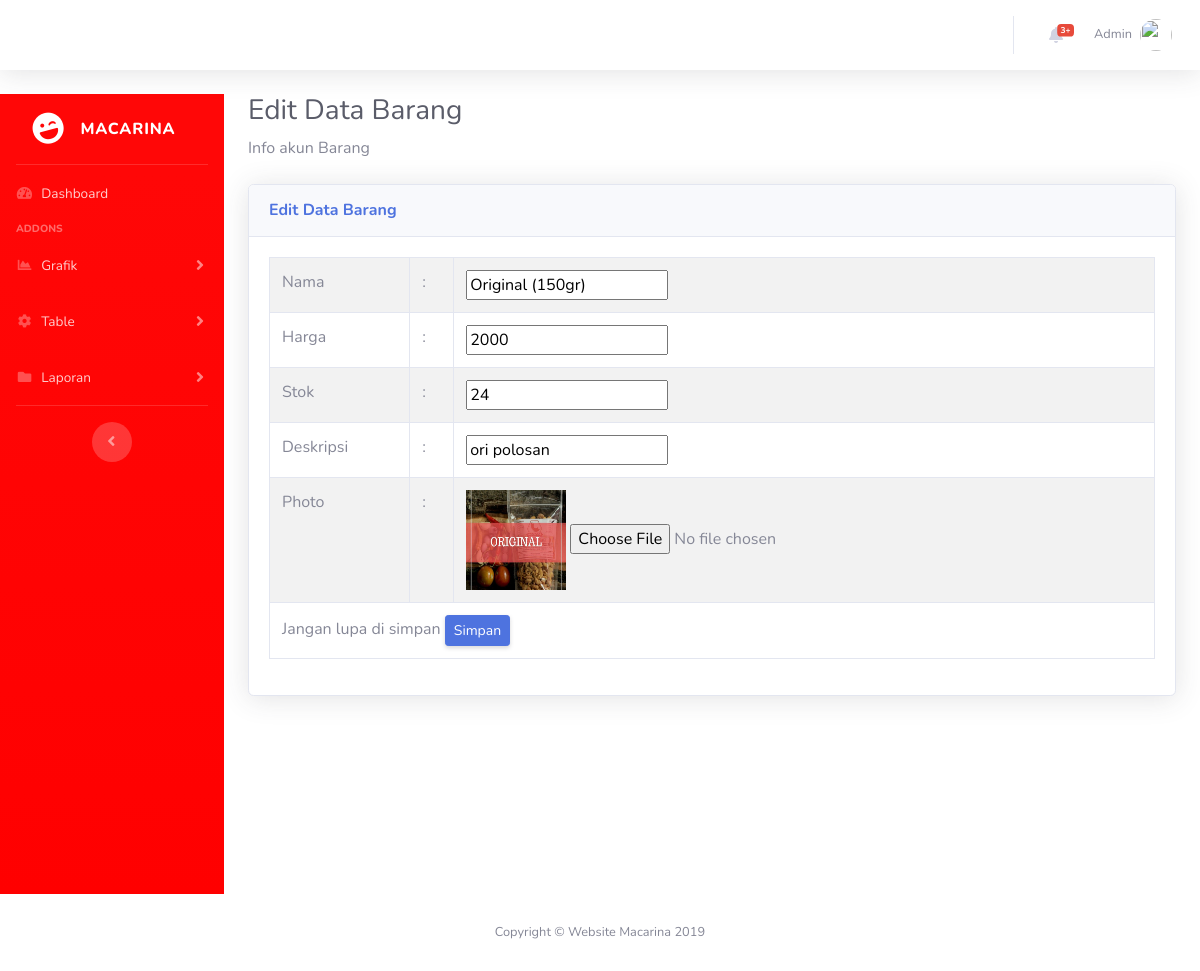
Screenshot of /admin/barang/detBarang.php?txt_idbrg=2 with the database file from the repository.
### tables this page shows
CREATE TABLE `barang` (
  `kd_barang` int(11) NOT NULL,
  `nama_barang` varchar(50) NOT NULL,
  `harga` int(11) NOT NULL,
  `stok` int(11) NOT NULL,
  `gambar_brg` varchar(25) NOT NULL,
  `deskripsi` varchar(20) NOT NULL
);

### admin/barang/detBarang.php (the view, shortened to what this page needs)
<!DOCTYPE html>
<html lang="en">
<head>
  <link href="../vendor/fontawesome-free/css/all.min.css" rel="stylesheet" type="text/css">
  <link href="../css/sb-admin-2.min.css" rel="stylesheet">
  <link href="../vendor/datatables/dataTables.bootstrap4.min.css" rel="stylesheet">
</head>
<?php
include_once "../topNavbar.php";
?>
  <div id="wrapper">
<?php
include_once "../config/side.php";
?>
        <div class="container-fluid">
          <h1 class="h3 mb-2 text-gray-800">Edit Data Barang</h1>
          <p class="mb-4">Info akun Barang</p>
          <div class="card shadow mb-4">
            <div class="card-header py-3">
              <h6 class="m-0 font-weight-bold text-primary">Edit Data Barang</h6>
            </div>
            <div class="card-body">
            <?php
            include "../config/config.php";
            $id = $_GET['txt_idbrg'];
            $query_mysql = mysqli_query($koneksi,"SELECT barang.* , barang.kd_barang
            FROM barang
              WHERE barang.kd_barang = $id");
            while($data = mysqli_fetch_array($query_mysql)){
          ?>
            <form method ="POST" action="editBarang.php" enctype="multipart/form-data">
                <table border="1" class="table table-striped table-bordered table-hover">
                    <tr>
                        <td>Nama</td>
                        <td>:</td>
                        <td><input type="text" name="txt_nama_brg" value="<?php echo $data['nama_barang'] ?>"></td>
                    </tr>
                    <tr>
                        <td>Harga</td>
                        <td>:</td>
                        <td><input type="number" name="txt_harga" value="<?php echo $data['harga'] ?>" ></td>
                    </tr>
                    <tr>
                        <td>Stok </td>
                        <td>:</td>
                        <td><input type="number" name="txt_stok" value="<?php echo $data['stok'] ?>"> </td>
                    </tr>
                    <tr>
                        <td>Deskripsi </td>
                        <td>:</td>
                        <td><input type="textarea" name="txt_desc" value="<?php echo $data['deskripsi'] ?>"> </td>
                    </tr>
                    <tr>
                        <td>Photo </td>
                        <td>:</td>
                        <td><?php echo "<img src='../img/barang/".$data['gambar_brg']."' width='100px' height='100px'/>" ?>
                        <input type="file" name="gambar" />
                       </td>
                    </tr>
                    <tr>
                        <td colspan="3">Jangan lupa di simpan <input class="d-none d-sm-inline-block btn btn-sm btn-primary shadow-sm" type="submit" name="btn_simpan" value="Simpan"></td>
                    </tr>
                </table>
            </form>
            <?php } ?>
            </div>
          </div>
        </div>
      </div>
      <?php
      include_once "../footer.php";
      ?>
    </div>
  </div>
</body>
</html>

### rows the page displays
barang: txt_nama_brg "Original (150gr)", txt_harga "2000", txt_stok "24", txt_desc "ori polosan", gambar_brg (picture)
